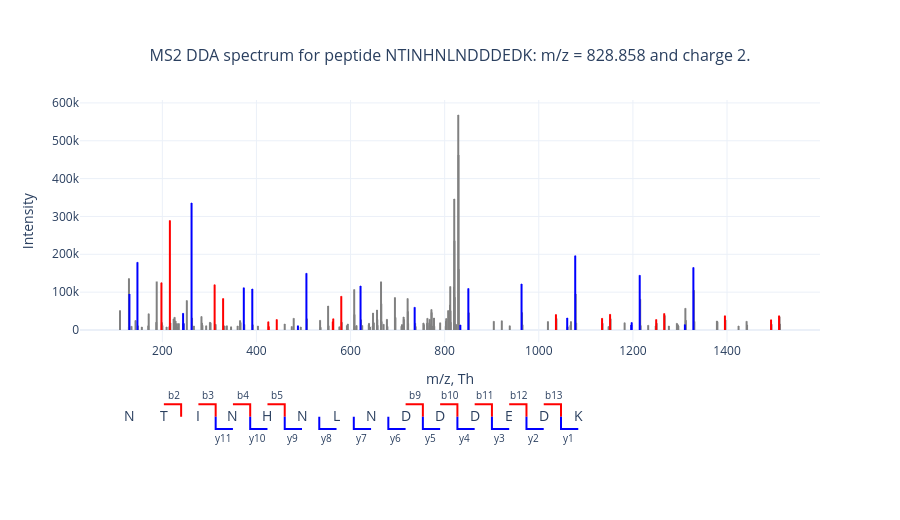

Notebook code cell kept with this figure:
### Markdown cell above
**To manually evaluate the MS2 spectra and the identifications based on them, one can look at the individual MS2 spectra, highlighting the N-terminal and C-terminal fragment ions of the single selected precursor. Underneath the spectrum itself, the sequence of the identified peptide and the position of identified N/C terminal fragment ions are indicated.**

### Code cell
fig2.plot_mass_spectra(
    data=data, 
    title=f"MS2 DDA spectrum for peptide {peptide_fig2a['sequence']}: m/z = {peptide_fig2a['m/z']:.3f} and charge {peptide_fig2a['charge']}.",
    sequence=peptide_fig2a['sequence'],
).show(config=utils.config)
